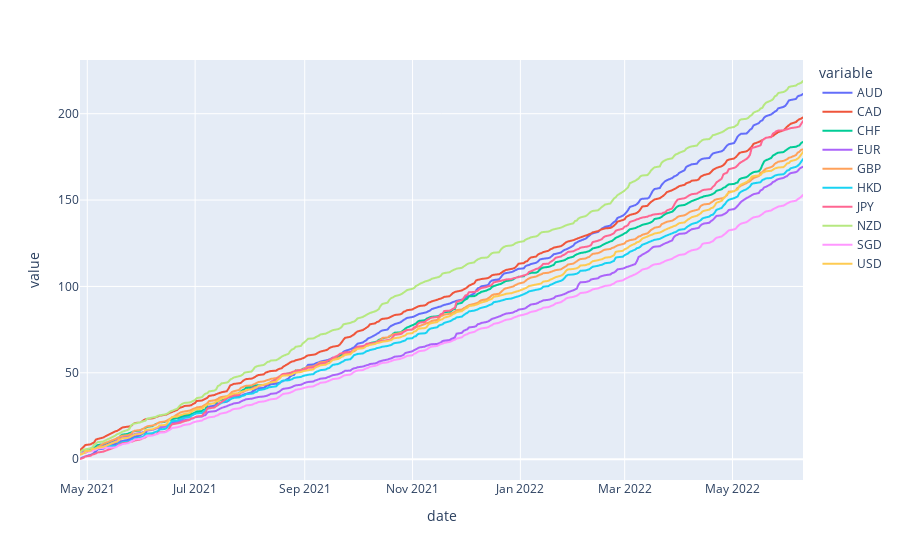

Here is the notebook cell this chart was saved with:
### Code cell
df = pd.read_csv('db/indexes/raw/'+timeframe+'/'+currencies[0]+'.csv')
df[currencies[0]] = df[currencies[0]].cumsum()

for i in range(1, len(currencies)):
    df2 = pd.read_csv('db/indexes/raw/'+timeframe+'/'+currencies[i]+'.csv')
    df2[currencies[i]] = df2[currencies[i]].cumsum()
    df = pd.merge(df, df2, on=['date', 'date'])

pd.options.plotting.backend = "plotly"
plt = df.plot(x='date', y=currencies)
plt.show()

matrix = df.corr()
hm = sns.heatmap(matrix, annot=True)
hm.set(title="FX G10 Correlation Matrix\n")

### Figure 1 — Plotly figure (JSON) as saved in the notebook; plotly's stock layout.template omitted (floating-point values rounded to 4 significant figures; data arrays with more than 128 entries replaced by an {"elided": "..."} marker saying what was removed)
{"data": [{"hovertemplate": "variable=AUD<br>date=%{x}<br>value=%{y}<extra></extra>", "legendgroup": "AUD", "line": {"color": "#636efa", "dash": "solid"}, "mode": "lines", "name": "AUD", "showlegend": true, "type": "scattergl", "x": {"elided": "290 str values"}, "xaxis": "x", "y": {"elided": "290 float values"}, "yaxis": "y"}, {"hovertemplate": "variable=CAD<br>date=%{x}<br>value=%{y}<extra></extra>", "legendgroup": "CAD", "line": {"color": "#EF553B", "dash": "solid"}, "mode": "lines", "name": "CAD", "showlegend": true, "type": "scattergl", "x": {"elided": "290 str values"}, "xaxis": "x", "y": {"elided": "290 float values"}, "yaxis": "y"}, {"hovertemplate": "variable=CHF<br>date=%{x}<br>value=%{y}<extra></extra>", "legendgroup": "CHF", "line": {"color": "#00cc96", "dash": "solid"}, "mode": "lines", "name": "CHF", "showlegend": true, "type": "scattergl", "x": {"elided": "290 str values"}, "xaxis": "x", "y": {"elided": "290 float values"}, "yaxis": "y"}, {"hovertemplate": "variable=EUR<br>date=%{x}<br>value=%{y}<extra></extra>", "legendgroup": "EUR", "line": {"color": "#ab63fa", "dash": "solid"}, "mode": "lines", "name": "EUR", "showlegend": true, "type": "scattergl", "x": {"elided": "290 str values"}, "xaxis": "x", "y": {"elided": "290 float values"}, "yaxis": "y"}, {"hovertemplate": "variable=GBP<br>date=%{x}<br>value=%{y}<extra></extra>", "legendgroup": "GBP", "line": {"color": "#FFA15A", "dash": "solid"}, "mode": "lines", "name": "GBP", "showlegend": true, "type": "scattergl", "x": {"elided": "290 str values"}, "xaxis": "x", "y": {"elided": "290 float values"}, "yaxis": "y"}, {"hovertemplate": "variable=HKD<br>date=%{x}<br>value=%{y}<extra></extra>", "legendgroup": "HKD", "line": {"color": "#19d3f3", "dash": "solid"}, "mode": "lines", "name": "HKD", "showlegend": true, "type": "scattergl", "x": {"elided": "290 str values"}, "xaxis": "x", "y": {"elided": "290 float values"}, "yaxis": "y"}, {"hovertemplate": "variable=JPY<br>date=%{x}<br>value=%{y}<extra></extra>", "legendgroup": "JPY", "line": {"color": "#FF6692", "dash": "solid"}, "mode": "lines", "name": "JPY", "showlegend": true, "type": "scattergl", "x": {"elided": "290 str values"}, "xaxis": "x", "y": {"elided": "290 float values"}, "yaxis": "y"}, {"hovertemplate": "variable=NZD<br>date=%{x}<br>value=%{y}<extra></extra>", "legendgroup": "NZD", "line": {"color": "#B6E880", "dash": "solid"}, "mode": "lines", "name": "NZD", "showlegend": true, "type": "scattergl", "x": {"elided": "290 str values"}, "xaxis": "x", "y": {"elided": "290 float values"}, "yaxis": "y"}, {"hovertemplate": "variable=SGD<br>date=%{x}<br>value=%{y}<extra></extra>", "legendgroup": "SGD", "line": {"color": "#FF97FF", "dash": "solid"}, "mode": "lines", "name": "SGD", "showlegend": true, "type": "scattergl", "x": {"elided": "290 str values"}, "xaxis": "x", "y": {"elided": "290 float values"}, "yaxis": "y"}, {"hovertemplate": "variable=USD<br>date=%{x}<br>value=%{y}<extra></extra>", "legendgroup": "USD", "line": {"color": "#FECB52", "dash": "solid"}, "mode": "lines", "name": "USD", "showlegend": true, "type": "scattergl", "x": {"elided": "290 str values"}, "xaxis": "x", "y": {"elided": "290 float values"}, "yaxis": "y"}], "layout": {"legend": {"title": {"text": "variable"}, "tracegroupgap": 0}, "margin": {"t": 60}, "xaxis": {"anchor": "y", "domain": [0, 1], "title": {"text": "date"}}, "yaxis": {"anchor": "x", "domain": [0, 1], "title": {"text": "value"}}}}
